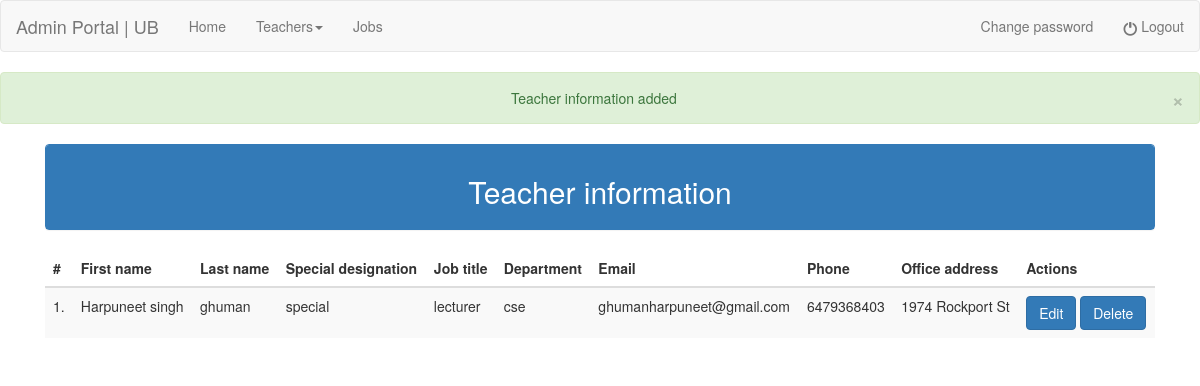
/admin_view_teachers.php?q=2 (signed in), run on the app's committed database.
### tables this page shows
CREATE TABLE `teacher_accounts` (
  `id` int(10) NOT NULL,
  `firstname` varchar(50) NOT NULL,
  `lastname` varchar(50) NOT NULL,
  `special_designation` varchar(50) NOT NULL,
  `job_title` varchar(50) NOT NULL,
  `department` varchar(50) NOT NULL,
  `email` varchar(50) NOT NULL,
  `phone` varchar(50) NOT NULL,
  `office_address` varchar(50) NOT NULL,
  `password` varchar(100) NOT NULL,
  `created_on` datetime NOT NULL,
  `last_updated` datetime NOT NULL
);

### admin_view_teachers.php (the view, shortened to what this page needs)
<?php
include "admin_header.php";
include "connection.php";
$query="select * from teacher_accounts";
$result=mysqli_query($conn,$query);
if(isset($_REQUEST['q'])) {
        ?>
        <?php
    if ($_REQUEST['q'] == 2) {
        ?>
        <div class="alert alert-success">
            <button type="button" class="close" data-dismiss="alert">&times;</button>
            <center>Teacher information added</center>
        </div>
        <?php
    }
        ?>
        <?php
}
?>
<!doctype>
<html>
<head>
</head>
<body>
    <div class="container" >
        <div class="col-md-12">
            <div class="panel panel-primary">
                <div class="panel-heading">
                    <center><h2>Teacher information</h2></center>
                </div>
            </div>
            <div class="table-responsive">
            <table class="table table-striped">
                <thead>
                    <tr>
                        <th>#</th>
                        <th>First name</th>
                        <th>Last name</th>
                        <th>Special designation</th>
                        <th>Job title</th>
                        <th>Department</th>
                        <th>Email</th>
                        <th>Phone</th>
                        <th>Office address</th>
                        <th>Actions</th>
                    </tr>
                </thead>
                <tbody>
                    <?php
                        $count=1;
                        while($row=mysqli_fetch_array($result)){
                    ?>
                    <tr>
                        <td><?php echo $count."." ?></td>
                        <td><?php echo $row[1] ?></td>
                        <td><?php echo $row[2] ?></td>
                        <td><?php echo $row[3] ?></td>
                        <td><?php echo $row[4] ?></td>
                        <td><?php echo $row[5] ?></td>
                        <td><?php echo $row[6] ?></td>
                        <td><?php echo $row[7] ?></td>
                        <td><?php echo $row[8] ?></td>
						<td>
							<button onclick="location.href='admin_edit_teacher.php?email=<?php echo $row[6] ?>'"class="btn btn-primary btn-md">Edit</button>
							<button data-toggle="modal" data-target="#myModal" data-id="<?php echo $row[6] ?>" class="open-modal btn btn-primary btn-md">Delete</button>
						</td>
                    </tr>
                    <?php
                    $count++;
                    }
                    ?>
                </tbody>
            </table>
            </div>
        </div>
    </div>
</body>
</html>

### data on the page
teacher_accounts: firstname "Harpuneet singh", lastname "ghuman", special_designation "special", job_title "lecturer", department "cse", email "ghumanharpuneet@gmail.com", phone "6479368403", office_address "1974 Rockport St"
